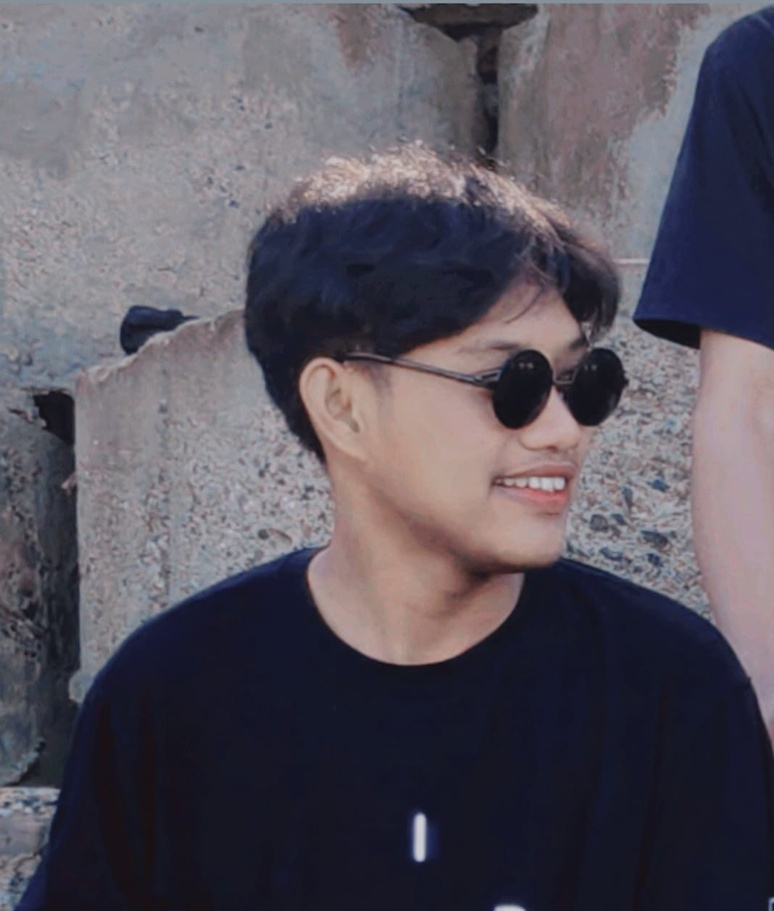
#> input picture Tugas IV/Filter Unsharp Masking/img_ori.jpeg, 774 x 911 px, shrunk from 1068 x 1257 before the run
$ python FUM.py
#> lines starting #> are read from the running program, lines starting #| are printed output that depends on the picture
import cv2
import numpy as np
from matplotlib import pyplot as plt

# Membaca gambar
img = cv2.imread('img_ori.jpeg', 0)
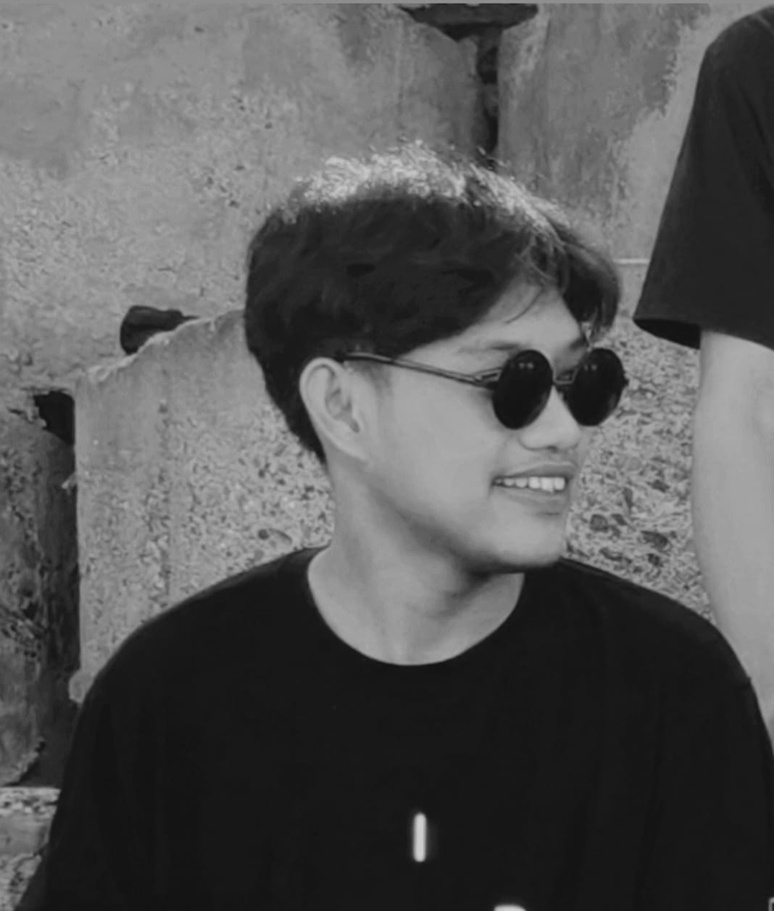
#> img: shape (911, 774); min 16, max 207, mean 86.5

# Membuat filter mask Gaussian
gaussian_mask = cv2.GaussianBlur(img, (5, 5), 0)

# Mengurangi gambar yang sudah diburamkan dari gambar asli
unsharp_mask = cv2.subtract(img, gaussian_mask)
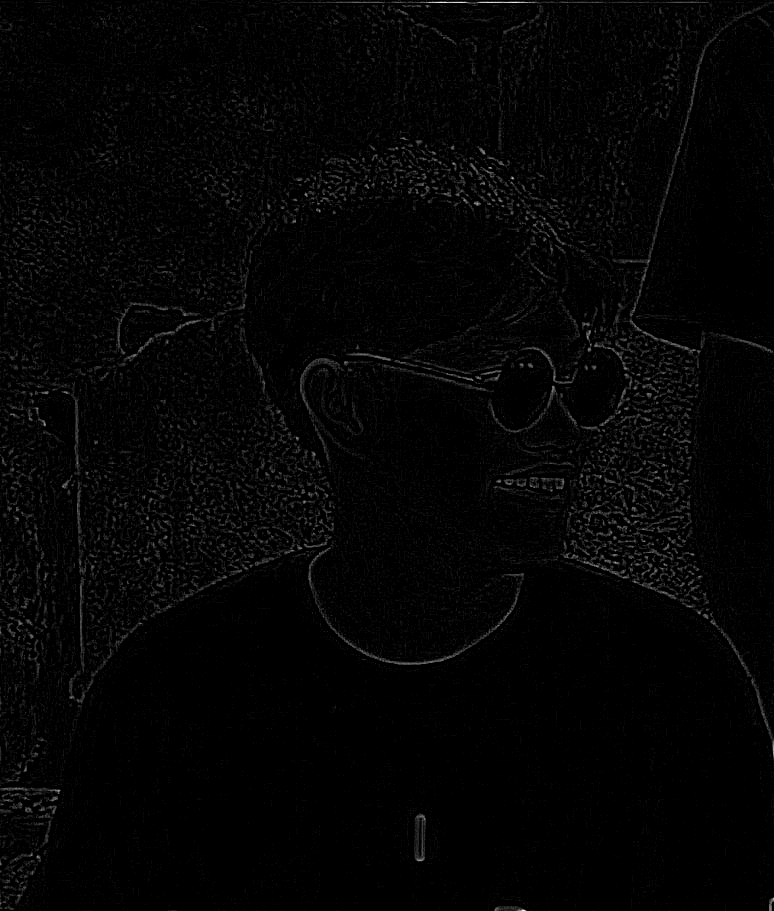
#> unsharp_mask: shape (911, 774); min 0, max 26, mean 0.5; drawn with min black and max white

# Menambahkan hasil pengurangan pada gambar asli
sharp_img = cv2.addWeighted(img, 1.5, unsharp_mask, -0.5, 0)
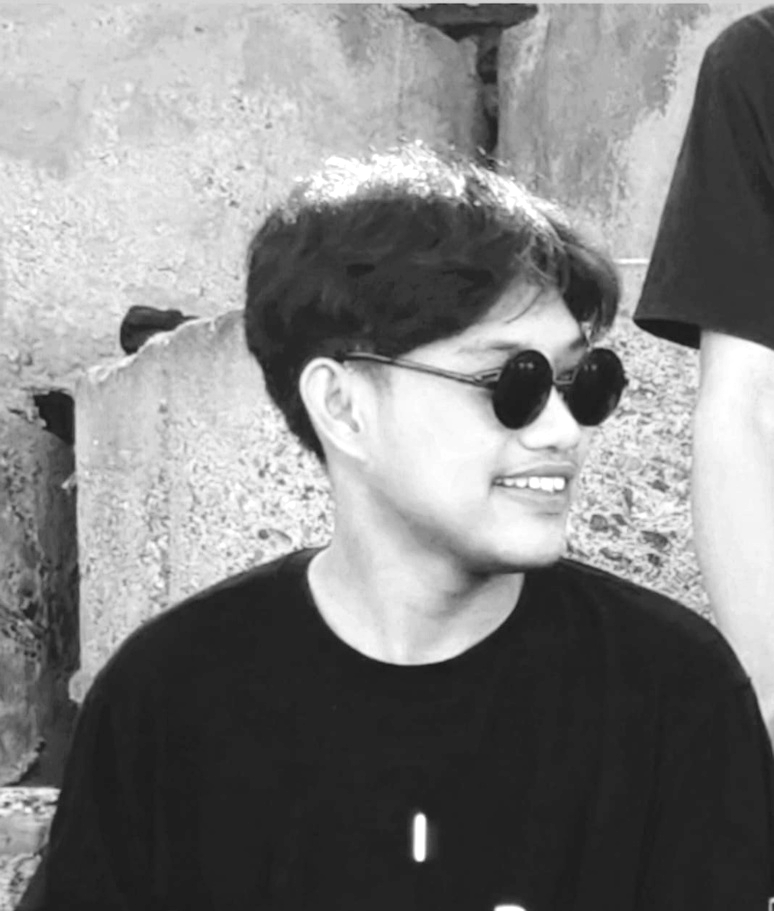
#> sharp_img: shape (911, 774); min 24, max 255, mean 129.4

# Menampilkan gambar asli dan gambar yang sudah difilter
plt.subplot(131), plt.imshow(img, cmap='gray')
plt.title('Input Image'), plt.xticks([]), plt.yticks([])
plt.subplot(132), plt.imshow(unsharp_mask, cmap='gray')
plt.title('Unsharp Masking'), plt.xticks([]), plt.yticks([])
plt.subplot(133), plt.imshow(sharp_img, cmap='gray')
plt.title('Sharpened Image'), plt.xticks([]), plt.yticks([])
plt.show()
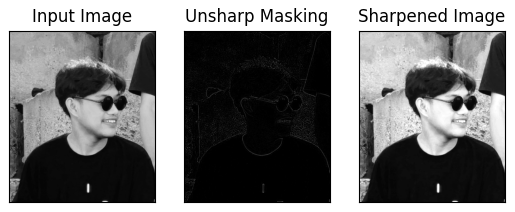
#> figure drawn by matplotlib, 3 panels
